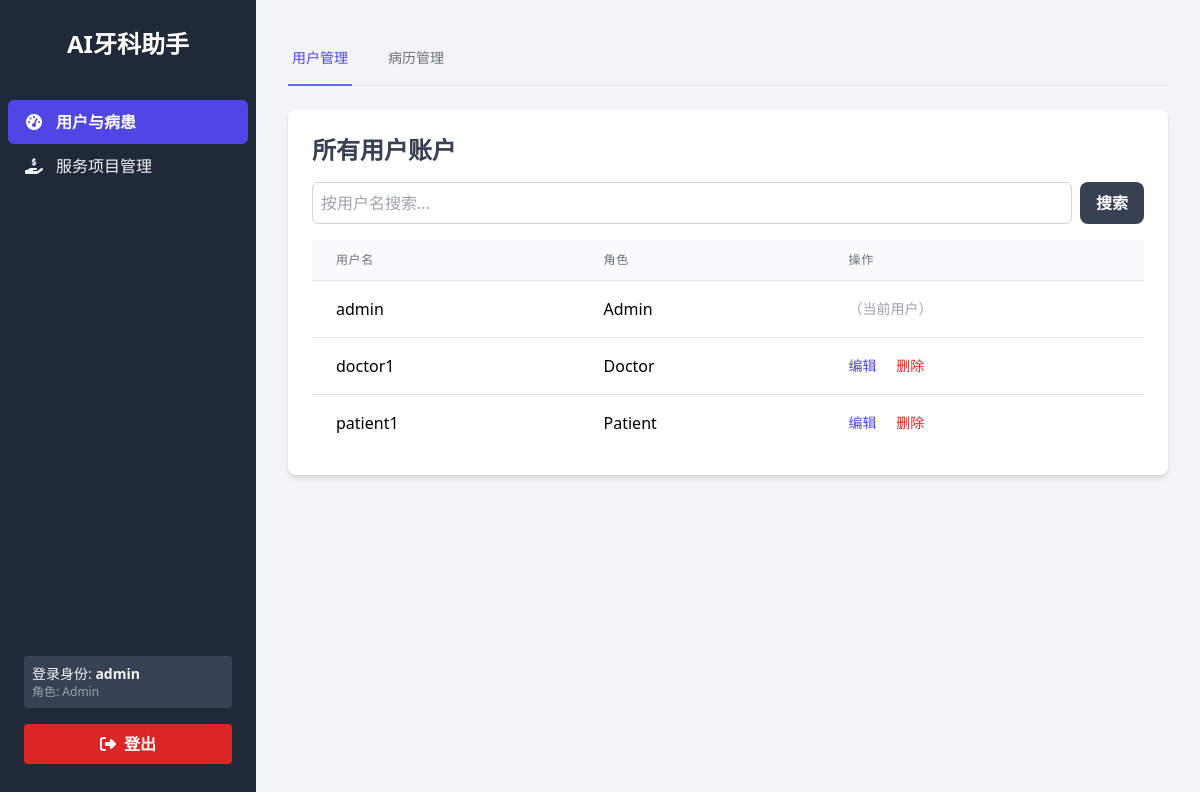
The app's page /admin/dashboard (signed in) with its own data.
### models.py (models this page shows, shortened)
class User(db.Model):
    id = db.Column(db.Integer, primary_key=True)
    username = db.Column(db.String(80), unique=True, nullable=False)
    password_hash = db.Column(db.String(128), nullable=False)
    role = db.Column(db.String(20), nullable=False, index=True) # 为角色添加索引以优化查询
    patients = db.relationship('Patient', backref='doctor', lazy='dynamic', foreign_keys='Patient.doctor_id', cascade="all, delete-orphan")
    appointments = db.relationship('Appointment', backref='doctor', lazy='dynamic', foreign_keys='Appointment.doctor_id', cascade="all, delete-orphan")
    prescriptions = db.relationship('Prescription', backref='doctor', lazy='dynamic', foreign_keys='Prescription.doctor_id', cascade="all, delete-orphan")

### app.py (the view)
@app.route('/admin/dashboard')
@login_required
@role_required('admin')
def admin_dashboard():
    search_user_query = request.args.get('search_user', '')
    search_patient_query = request.args.get('search_patient', '')
    users_query = User.query
    if search_user_query:
        users_query = users_query.filter(User.username.ilike(f'%{search_user_query}%'))
    patients_query = Patient.query
    if search_patient_query:
        patients_query = patients_query.filter(db.or_(Patient.name.ilike(f'%{search_patient_query}%'), Patient.contact.ilike(f'%{search_patient_query}%')))
    return render_template('admin_dashboard.html', users=users_query.all(), patients=patients_query.all(), search_user_query=search_user_query, search_patient_query=search_patient_query)

### app.py (called while the page is built)
def login_required(f):
    @wraps(f)
    def decorated_function(*args, **kwargs):
        if 'user' not in session:
            flash('请先登录以访问此页面。', 'warning')
            return redirect(url_for('login'))
        return f(*args, **kwargs)
    return decorated_function

def role_required(required_role):
    def decorator(f):
        @wraps(f)
        def decorated_function(*args, **kwargs):
            if session.get('user', {}).get('role') != required_role:
                flash(f'您没有权限访问此页面，需要 "{required_role}" 角色。', 'danger')
                return redirect(url_for('index'))
            return f(*args, **kwargs)
        return decorated_function
    return decorator

@app.context_processor
def inject_helpers():
    return dict(helpers=helpers)

### templates/admin_dashboard.html (shortened to what this page needs)
{% extends "base.html" %}
{% block content %}
<div x-data="{
        activeTab: new URLSearchParams(window.location.search).get('activeTab') || 'users',
        showDeleteModal: false,
        deleteUrl: '',
        deleteMessage: '',
        prepareDelete(event, message) {
            event.preventDefault();
            this.deleteMessage = message;
            this.deleteUrl = event.currentTarget.action;
            this.showDeleteModal = true;
        }
     }"
     @keydown.escape.window="showDeleteModal = false">
    <div class="border-b border-gray-200 mb-6">
        <nav class="-mb-px flex space-x-8" aria-label="Tabs">
            <a href="#" @click.prevent="activeTab = 'users'; window.history.replaceState(null, null, '?activeTab=users');" :class="{'border-indigo-500 text-indigo-600': activeTab === 'users', 'border-transparent text-gray-500 hover:text-gray-700 hover:border-gray-300': activeTab !== 'users'}" class="whitespace-nowrap py-4 px-1 border-b-2 font-medium text-sm">
                用户管理
            </a>
            <a href="#" @click.prevent="activeTab = 'patients'; window.history.replaceState(null, null, '?activeTab=patients');" :class="{'border-indigo-500 text-indigo-600': activeTab === 'patients', 'border-transparent text-gray-500 hover:text-gray-700 hover:border-gray-300': activeTab !== 'patients'}" class="whitespace-nowrap py-4 px-1 border-b-2 font-medium text-sm">
                病历管理
            </a>
        </nav>
    </div>
    <div x-show="activeTab === 'users'" x-cloak class="bg-white p-6 rounded-lg shadow-md">
        <h2 class="text-2xl font-semibold text-gray-700 mb-4">所有用户账户</h2>
        <form method="GET" action="{{ url_for('admin_dashboard') }}" class="mb-4 flex gap-2">
            <input type="search" name="search_user" placeholder="按用户名搜索..." value="{{ search_user_query or '' }}" class="flex-grow p-2 border border-gray-300 rounded-md">
            <button type="submit" class="bg-gray-700 text-white font-bold py-2 px-4 rounded-lg hover:bg-gray-800">搜索</button>
        </form>
        <div class="overflow-x-auto">
            <table class="min-w-full divide-y divide-gray-200">
                <thead class="bg-gray-50">
                    <tr>
                        <th class="px-6 py-3 text-left text-xs font-medium text-gray-500 uppercase tracking-wider">用户名</th>
                        <th class="px-6 py-3 text-left text-xs font-medium text-gray-500 uppercase tracking-wider">角色</th>
                        <th class="px-6 py-3 text-left text-xs font-medium text-gray-500 uppercase tracking-wider">操作</th>
                    </tr>
                </thead>
                <tbody class="bg-white divide-y divide-gray-200">
                    {% for user in users %}
                    <tr x-data="{ editMode: false }">
                        <td class="px-6 py-4 whitespace-nowrap">{{ user.username }}</td>
                        <td class="px-6 py-4 whitespace-nowrap capitalize">{{ user.role }}</td>
                        <td class="px-6 py-4 whitespace-nowrap text-sm font-medium">
                            {% if user.username != session.user.username %}
                            <button @click="editMode = !editMode" class="text-indigo-600 hover:text-indigo-900">编辑</button>
                            <form action="{{ url_for('admin_delete_user') }}" method="POST" @submit="prepareDelete($event, '确定要删除用户 {{ user.username }} 吗？此操作将一并删除其所有关联数据（病历、预约等），且不可撤销！')" class="inline-block ml-4">
                                <button type="submit" class="text-red-600 hover:text-red-900">删除</button>
                            </form>
                            {% else %}
                            <span class="text-gray-400">（当前用户）</span>
                            {% endif %}
                        </td>
                    </tr>
                    {% endfor %}
                </tbody>
            </table>
        </div>
    </div>
</div>
{% endblock %}

### records on screen
User: username "admin", role "Admin", shows "（当前用户）"
User: username "doctor1", role "Doctor"
User: username "patient1", role "Patient"

### other values on screen
{{ session.user.username }} "admin"
{{ session.user.role }} "Admin"
